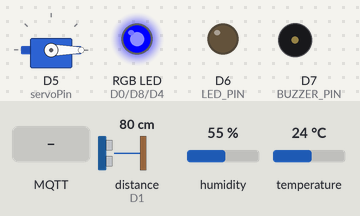
The sketch below on a simulated ESP8266 (NodeMCU). Parts: servo, an RGB LED mixed from three pins (HIGH = lit), output pins drawn as LEDs (lit = HIGH), buzzer (waves = sounding). Wiring (inferred from the names in the program): ultrasonic range finder: trigger D2; echo D1. The test bench sets the inputs (shaded band); at power-on: distance to the obstacle (sensor on D1) 80 cm, temperature 24 °C, humidity 55 %. The echo pulse lasts 58.3 µs per cm; WiFi joins after 1.5 s; servers stay silent unless stated; no MQTT or app messages arrive unless stated; pins used as bus, display or sensor lines are not drawn; what the sketch prints to the serial monitor is not drawn.

Above: at 2.7 s.
2.8 s: distance to the obstacle (sensor on D1) set to 18 cm
8.8 s: distance to the obstacle (sensor on D1) set to 14 cm
At 9.07 s:
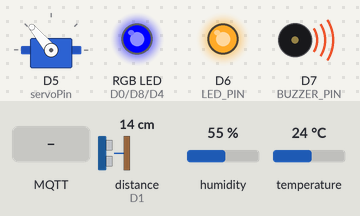
12.3 s: MQTT message "close" arrives on the first subscribed topic
At 12.71 s:
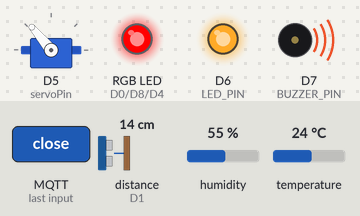
15.8 s: temperature set to 41 °C
19.3 s: distance to the obstacle (sensor on D1) set to 120 cm
At 23.0 s:
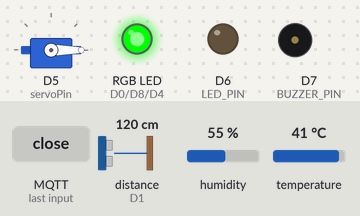
25.3 s: distance to the obstacle (sensor on D1) set to 2 cm
At 28.25 s:
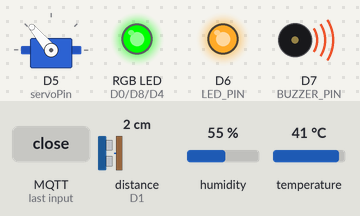
Timing chart, 0 to 29.8 s (numbered marks = the images above; inputs shaded):
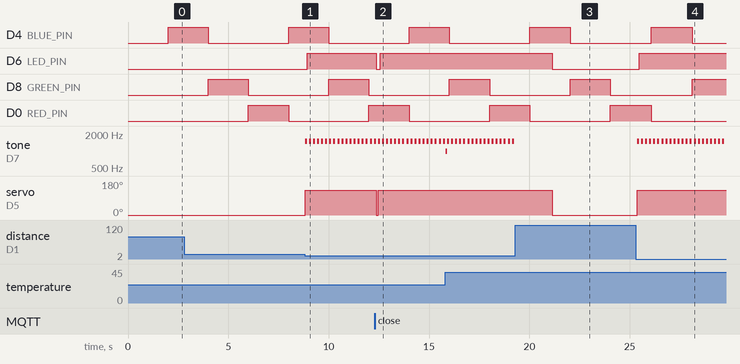

The sketch:

TRTM.ino
```cpp
#include <Servo.h>
#include <DHT.h>
#include <ESP8266WiFi.h>
#include <PubSubClient.h>

// ====== Servo & Cảm biến ======
Servo myservo;

#define GOC_DONG 0
#define GOC_MO 130

int trigPin = D2;
int echoPin = D1;
int servoPin = D5;
#define BUZZER_PIN D7
#define LED_PIN D6
#define DHTPIN D3
#define DHTTYPE DHT11
DHT dht(DHTPIN, DHTTYPE);

// ====== RGB LED Pins ======
#define RED_PIN D0
#define GREEN_PIN D8
#define BLUE_PIN D4

int openCount = 0;  // Thêm dòng này
unsigned long previousMillisLED = 0;  // Lưu thời gian thay đổi LED
int ledState = 0;  // Trạng thái LED, sẽ thay đổi từ 0 -> 1 -> 2 -> 0 ->...
bool overheatTriggered = false;

unsigned long previousMillis = 0;
unsigned char autoTrigger = 0;
unsigned long autoMillis = 0;

// ====== WiFi & MQTT ======
const char* ssid = "Fablab 2.4G";
const char* password = "Fira@2024";
const char* mqtt_server = "192.168.69.87";

WiFiClient espClient;
PubSubClient client(espClient);

// ====== Kết nối WiFi ======
void setup_wifi() {
  delay(10);
  Serial.println("Đang kết nối WiFi...");
  WiFi.begin(ssid, password);
  while (WiFi.status() != WL_CONNECTED) {
    Serial.println("WiFi bị mất kết nối. Đang kết nối lại...");
    delay(500);
    Serial.print(".");
  }
  Serial.println("");
  Serial.println("Đã kết nối WiFi!");
  Serial.print("IP của ESP8266: ");
  Serial.println(WiFi.localIP());
}

// ====== Kết nối lại MQTT nếu bị mất ======
void reconnect() {
  while (!client.connected()) {
    Serial.print("Đang kết nối MQTT...");
    if (client.connect("ESP8266Client")) {
      Serial.println(" => Đã kết nối MQTT!");
      client.subscribe("trashbin/control");
    } else {
      Serial.println(" => Thất bại, thử lại sau 5s.");
      Serial.print("Mã lỗi MQTT: ");
      Serial.println(client.state());
      delay(5000);
    }
  }
}

// ====== Callback khi nhận lệnh từ MQTT ======
void callback(char* topic, byte* payload, unsigned int length) {
  String message = "";
  for (unsigned int i = 0; i < length; i++) {
    message += (char)payload[i];
  }

  Serial.print("Nhận lệnh từ MQTT: ");
  Serial.println(message);

  if (String(topic) == "trashbin/control") {
    if (message == "open") {
      myservo.write(GOC_MO);
      digitalWrite(LED_PIN, HIGH);
      tone(BUZZER_PIN, 1500);
      delay(100);
      noTone(BUZZER_PIN);

      client.publish("trashbin/servo", "open");
      client.publish("trashbin/buzzer", "on");
      client.publish("trahbin/led", "on");
      openCount++;
      Serial.print("Số lần mở nắp (MQTT): ");
      Serial.println(openCount);
      // Gửi lên MQTT
      String countStr = String(openCount);
      client.publish("trashbin/opencount", countStr.c_str());
    }
    else if (message == "close") {
      myservo.write(GOC_DONG);
      digitalWrite(LED_PIN, LOW);
      noTone(BUZZER_PIN); // tắt buzzer phòng trường hợp đang kêu
      client.publish("trashbin/servo", "close");
      client.publish("trashbin/buzzer", "off");
      client.publish("trashbin/led", "off");
    }
  }
}

// ====== Cảm biến khoảng cách ======
long getDistance() {
  digitalWrite(trigPin, LOW);
  delayMicroseconds(2);
  digitalWrite(trigPin, HIGH);
  delayMicroseconds(10);
  digitalWrite(trigPin, LOW);
  long duration = pulseIn(echoPin, HIGH);
  return duration * 0.034 / 2; // đổi ra cm
}

// ====== Cài đặt ban đầu ======
void setup() {
  Serial.begin(115200);
  setup_wifi();
  client.setServer(mqtt_server, 1883);
  client.setCallback(callback);

  pinMode(trigPin, OUTPUT);
  pinMode(echoPin, INPUT);
  pinMode(BUZZER_PIN, OUTPUT);
  myservo.attach(servoPin);
  myservo.write(GOC_DONG);
  pinMode(LED_PIN, OUTPUT);
  digitalWrite(LED_PIN, LOW);
  dht.begin();
  String json = "{\"temperature\":25.3}";
  client.publish("trashbin/temperature", json.c_str());
  pinMode(BLUE_PIN, OUTPUT);  // Đổi LED_BLUE_PIN thành BLUE_PIN
  pinMode(GREEN_PIN, OUTPUT); // Đổi LED_GREEN_PIN thành GREEN_PIN
  pinMode(RED_PIN, OUTPUT);   // Đổi LED_RED_PIN thành RED_PIN
}

// ====== Vòng lặp chính ======
void loop() {
  if (!client.connected()) reconnect();
  client.loop();

  if (WiFi.status() != WL_CONNECTED) {
    Serial.println("WiFi bị mất kết nối. Đang kết nối lại...");
    setup_wifi();
  }

  if (millis() - previousMillis >= 200) {
    previousMillis = millis();
    int distance = getDistance();
    Serial.print("Khoảng cách đo được: ");
    Serial.println(distance);
    Serial.println(" cm");

    static int lastDistance = -1;
    if (abs(distance - lastDistance) > 2) {
      lastDistance = distance;
      String msg = String(distance);
      Serial.print("Gửi lên MQTT: ");
      Serial.println(msg);
      if (client.publish("trashbin/distance", msg.c_str())) {
        Serial.println("Đã gửi lên MQTT!");
      } else {
        Serial.println("Không thể gửi dữ liệu lên MQTT!");
      }
    }

    // Tự động mở nắp nếu có người lại gần
    if (distance < 15) {
      autoTrigger = 1;
      autoMillis = millis();
      myservo.write(GOC_MO);
      tone(BUZZER_PIN, 1500);
      delay(100);
      noTone(BUZZER_PIN);
      digitalWrite(LED_PIN, HIGH);
      client.publish("trashbin/servo", "open");
      client.publish("trashbin/buzzer", "on");
      client.publish("trashbin/led", "on");
      openCount++;
      Serial.print("Số lần mở nắp (MQTT): ");
      Serial.println(openCount);
      // Gửi lên MQTT
      String countStr = String(openCount);
      client.publish("trashbin/opencount", countStr.c_str());
    }
  }
  // Đóng nắp sau 2 giây nếu đã mở tự động
  if (millis() - autoMillis >= 2000 && autoTrigger == 1) {
    autoTrigger = 0;
    myservo.write(GOC_DONG);
    digitalWrite(LED_PIN, LOW);
    client.publish("trashbin/servo", "close");
    client.publish("trashbin/buzzer", "off");
    client.publish("trashbin/led", "off");
  }

  // Đọc nhiệt độ/độ ẩm
  unsigned long lastTempHumMillis = 0;
  const unsigned long tempHumInterval = 1000;
  float temperature = dht.readTemperature();
  float humidity = dht.readHumidity();

  if (!isnan(temperature) && !isnan(humidity)) {
    String tempStr = String(temperature);
    String humStr = String(humidity);

    Serial.print("Nhiệt độ: ");
    Serial.print(tempStr);
    Serial.print(" °C, Độ ẩm: ");
    Serial.print(humStr);
    Serial.println(" %");

    client.publish("trashbin/temperature", tempStr.c_str());
    client.publish("trashbin/humidity", humStr.c_str());
  } else {
    Serial.println("Không đọc được dữ liệu từ DHT11");
  }

  // 🚨 Nếu nhiệt độ ≥ 40 độ C => cảnh báo
  if (temperature >= 40 && !overheatTriggered) {
    overheatTriggered = true;
    Serial.println("🔥 CẢNH BÁO: Nhiệt độ quá cao! MỞ NẮP!");
    myservo.write(GOC_MO);
    digitalWrite(LED_PIN, HIGH);
    tone(BUZZER_PIN, 1000); // kêu liên tục

    client.publish("trashbin/servo", "open");
    client.publish("trashbin/buzzer", "on");
    client.publish("trashbin/led", "on");
    openCount++;
    Serial.print("Số lần mở nắp (MQTT): ");
    Serial.println(openCount);
    // Gửi lên MQTT
    String countStr = String(openCount);
    client.publish("trashbin/opencount", countStr.c_str());
  }

  // Nếu nhiệt độ giảm < 40 => tắt cảnh báo (tùy bạn muốn giữ mở hay tự đóng lại)
  if (temperature < 40 && overheatTriggered) {
    overheatTriggered = false;
    Serial.println("✅ Nhiệt độ bình thường trở lại");

    noTone(BUZZER_PIN); // tắt còi
    digitalWrite(LED_PIN, LOW);
    myservo.write(GOC_DONG); // Đóng nắp nếu muốn
    client.publish("trashbin/servo", "close");
    client.publish("trashbin/buzzer", "off");
    client.publish("trashbin/led", "off");
  }
  // Thay đổi màu LED sau mỗi 2 giây
  if (millis() - previousMillisLED >= 2000) {
    previousMillisLED = millis(); // Cập nhật thời gian

  // Tắt tất cả các LED
    digitalWrite(BLUE_PIN, LOW);  // Đổi LED_BLUE_PIN thành BLUE_PIN
    digitalWrite(GREEN_PIN, LOW); // Đổi LED_GREEN_PIN thành GREEN_PIN
    digitalWrite(RED_PIN, LOW);   // Đổi LED_RED_PIN thành RED_PIN

  // Đổi trạng thái LED theo giá trị của ledState
    if (ledState == 0) {
      digitalWrite(BLUE_PIN, HIGH);  // Bật LED xanh dương
      digitalWrite(GREEN_PIN, LOW);
      digitalWrite(RED_PIN, LOW);
      client.publish("trashbin/3led", "BLUE");
      ledState = 1;
    } else if (ledState == 1) {
      digitalWrite(GREEN_PIN, HIGH);  // Bật LED xanh lá
      digitalWrite(BLUE_PIN, LOW);
      digitalWrite(RED_PIN, LOW);
      client.publish("trashbin/3led", "GREEN");
      ledState = 2;
    } else if (ledState == 2) {
      digitalWrite(RED_PIN, HIGH);  // Bật LED đỏ
      digitalWrite(BLUE_PIN, LOW);
      digitalWrite(GREEN_PIN, LOW);
      client.publish("trashbin/3led", "RED");
      ledState = 0;
    }
  }
}
```

Measured:
- the behaviour switches between 16 and 15 cm on distance to the obstacle (sensor on D1) (found by bisection; images 0 and 1)
- after the input at 8.8 s, D6 (LED_PIN): LOW → HIGH after 0.12 s; tone on D7 (BUZZER_PIN): alternates 1500 Hz for 0.10 s and silent for 0.10 s, starting at once; servo on D5 (servoPin): 0° → 130° at once
- after the input at 12.3 s, D6 (LED_PIN): HIGH → LOW after 0.06 s, → HIGH 0.20 s later; servo on D5 (servoPin): 130° → 0° after 0.06 s, → 130° 0.10 s later
- after the input at 19.3 s, D6 (LED_PIN): HIGH → LOW after 1.8 s; tone on D7 (BUZZER_PIN): stops changing and stays silent; servo on D5 (servoPin): 130° → 0° after 1.8 s
- after the input at 25.3 s, D6 (LED_PIN): LOW → HIGH after 0.17 s; tone on D7 (BUZZER_PIN): alternates 1500 Hz for 0.10 s and silent for 0.10 s, starting after 0.07 s; servo on D5 (servoPin): 0° → 130° after 0.07 s
